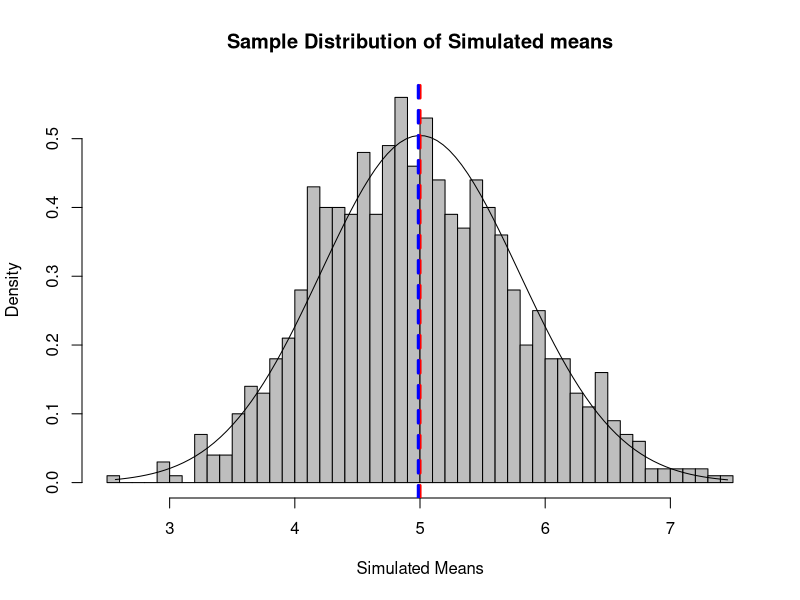

The R script that drew this image:
## ---- chunk 1
set.seed(3)
lambda<-0.2
n<-40
simulated_means<-NULL
for(i in 1:1000){
  simulated_means<-c(simulated_means,sum(rexp(40,0.2))/n)
}
## ---- chunk 2
theoretical_mean<-1/lambda
theoretical_mean
## ---- chunk 3
simulated_mean<-mean(simulated_means)
simulated_mean
## ---- chunk 4
theoretical_sd<-(1/lambda)/sqrt(n)
theoretical_variance<-(theoretical_sd)^2
theoretical_variance
## ---- chunk 5
simulated_sd<-sd(simulated_means)
simulated_variance<-(simulated_sd)^2
simulated_variance
## ---- chunk 6
x <- seq(min(simulated_means), max(simulated_means),length=100)
y <- dnorm(x, mean =1/lambda, sd =(1/lambda)/sqrt(n))
hist(simulated_means,breaks=n,prob=T,col="grey",xlab = "Simulated Means",main="Sample Distribution of Simulated means",ylab="Density")
lines(x, y, pch=22, col="black", lty=1)
abline(v =theoretical_mean, col="red", lwd=3, lty=2)
abline(v =simulated_mean, col="blue", lwd=3, lty=2)
